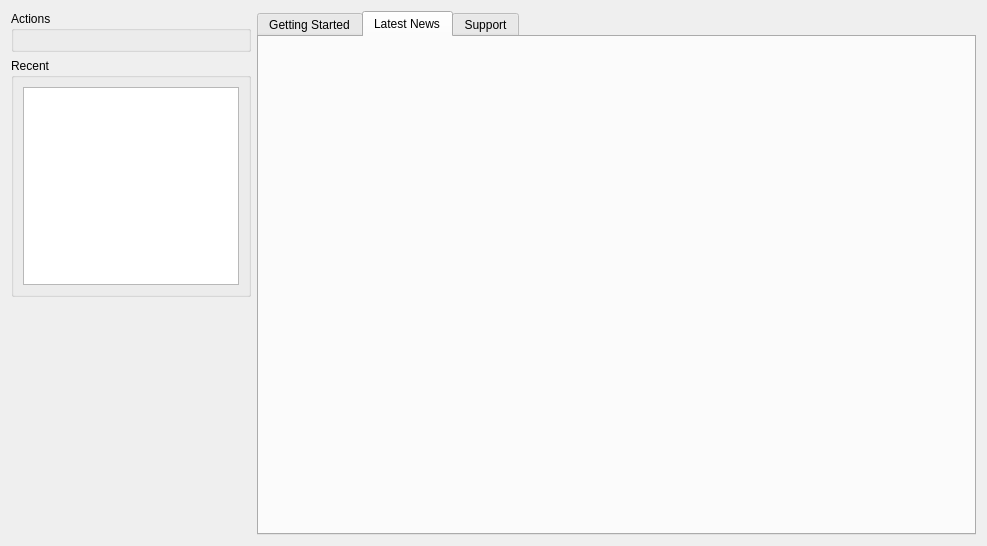
<?xml version="1.0" encoding="UTF-8"?>
<ui version="4.0">
 <class>Plugins::Welcome::WelcomeWidget</class>
 <widget class="QWidget" name="Plugins::Welcome::WelcomeWidget">
  <property name="geometry">
   <rect>
    <x>0</x>
    <y>0</y>
    <width>987</width>
    <height>546</height>
   </rect>
  </property>
  <property name="windowTitle">
   <string>Welcome</string>
  </property>
  <layout class="QGridLayout" name="gridLayout_2" columnstretch="1,3">
   <item row="0" column="0">
    <layout class="QVBoxLayout" name="verticalLayout_11">
     <item>
      <widget class="QGroupBox" name="grpActions">
       <property name="title">
        <string>Actions</string>
       </property>
       <property name="flat">
        <bool>true</bool>
       </property>
       <layout class="QVBoxLayout" name="verticalLayout">
        <property name="spacing">
         <number>0</number>
        </property>
       </layout>
      </widget>
     </item>
     <item>
      <widget class="QGroupBox" name="grpRecent">
       <property name="title">
        <string>Recent </string>
       </property>
       <property name="flat">
        <bool>true</bool>
       </property>
       <layout class="QVBoxLayout" name="verticalLayout_6">
        <property name="spacing">
         <number>0</number>
        </property>
        <item>
         <widget class="QListWidget" name="lstRecent">
          <property name="editTriggers">
           <set>QAbstractItemView::NoEditTriggers</set>
          </property>
          <property name="showDropIndicator" stdset="0">
           <bool>false</bool>
          </property>
         </widget>
        </item>
       </layout>
      </widget>
     </item>
     <item>
      <spacer name="verticalSpacer_4">
       <property name="orientation">
        <enum>Qt::Vertical</enum>
       </property>
       <property name="sizeHint" stdset="0">
        <size>
         <width>20</width>
         <height>40</height>
        </size>
       </property>
      </spacer>
     </item>
    </layout>
   </item>
   <item row="0" column="1">
    <widget class="QTabWidget" name="tabWidget">
     <property name="currentIndex">
      <number>1</number>
     </property>
     <widget class="QWidget" name="tabGettingStarted">
      <attribute name="title">
       <string>Getting Started</string>
      </attribute>
      <layout class="QGridLayout" name="gridLayout">
       <item row="0" column="0">
        <layout class="QVBoxLayout" name="verticalLayout_10">
         <item>
          <widget class="QGroupBox" name="grpTutorials">
           <property name="title">
            <string>Tutorials</string>
           </property>
           <property name="flat">
            <bool>true</bool>
           </property>
           <layout class="QVBoxLayout" name="verticalLayout_2">
            <property name="spacing">
             <number>0</number>
            </property>
           </layout>
          </widget>
         </item>
         <item>
          <widget class="QGroupBox" name="grpExamples">
           <property name="title">
            <string>Examples</string>
           </property>
           <property name="flat">
            <bool>true</bool>
           </property>
           <layout class="QVBoxLayout" name="verticalLayout_5">
            <property name="spacing">
             <number>0</number>
            </property>
           </layout>
          </widget>
         </item>
         <item>
          <spacer name="verticalSpacer_3">
           <property name="orientation">
            <enum>Qt::Vertical</enum>
           </property>
           <property name="sizeHint" stdset="0">
            <size>
             <width>20</width>
             <height>40</height>
            </size>
           </property>
          </spacer>
         </item>
        </layout>
       </item>
       <item row="0" column="1">
        <layout class="QVBoxLayout" name="verticalLayout_9">
         <item>
          <widget class="QGroupBox" name="grpTip">
           <property name="title">
            <string>Tips &amp;&amp; Tricks</string>
           </property>
           <property name="flat">
            <bool>true</bool>
           </property>
           <layout class="QVBoxLayout" name="verticalLayout_4">
            <item>
             <widget class="QLabel" name="lblTip">
              <property name="text">
               <string/>
              </property>
              <property name="alignment">
               <set>Qt::AlignLeading|Qt::AlignLeft|Qt::AlignTop</set>
              </property>
              <property name="wordWrap">
               <bool>true</bool>
              </property>
             </widget>
            </item>
            <item>
             <layout class="QHBoxLayout" name="horizontalLayout">
              <property name="spacing">
               <number>0</number>
              </property>
              <item>
               <spacer name="horizontalSpacer">
                <property name="orientation">
                 <enum>Qt::Horizontal</enum>
                </property>
                <property name="sizeHint" stdset="0">
                 <size>
                  <width>40</width>
                  <height>20</height>
                 </size>
                </property>
               </spacer>
              </item>
              <item>
               <widget class="QToolButton" name="btnTipPrevious">
                <property name="text">
                 <string>Previous</string>
                </property>
                <property name="icon">
                 <iconset resource="Resources/Resources.qrc">
                  <normaloff>:/Welcome/previous.svg</normaloff>:/Welcome/previous.svg</iconset>
                </property>
                <property name="autoRaise">
                 <bool>true</bool>
                </property>
               </widget>
              </item>
              <item>
               <widget class="QToolButton" name="btnTipNext">
                <property name="text">
                 <string>Next</string>
                </property>
                <property name="icon">
                 <iconset resource="Resources/Resources.qrc">
                  <normaloff>:/Welcome/next.svg</normaloff>:/Welcome/next.svg</iconset>
                </property>
                <property name="autoRaise">
                 <bool>true</bool>
                </property>
               </widget>
              </item>
             </layout>
            </item>
           </layout>
          </widget>
         </item>
         <item>
          <spacer name="verticalSpacer_2">
           <property name="orientation">
            <enum>Qt::Vertical</enum>
           </property>
           <property name="sizeHint" stdset="0">
            <size>
             <width>20</width>
             <height>40</height>
            </size>
           </property>
          </spacer>
         </item>
        </layout>
       </item>
      </layout>
     </widget>
     <widget class="QWidget" name="tabNews">
      <attribute name="title">
       <string>Latest News</string>
      </attribute>
      <layout class="QVBoxLayout" name="layNews">
       <property name="margin">
        <number>0</number>
       </property>
      </layout>
     </widget>
     <widget class="QWidget" name="tabSupport">
      <attribute name="title">
       <string>Support</string>
      </attribute>
      <layout class="QGridLayout" name="gridLayout_3">
       <item row="0" column="0">
        <layout class="QVBoxLayout" name="verticalLayout_7">
         <item>
          <widget class="QGroupBox" name="grpSupport">
           <property name="title">
            <string>Support</string>
           </property>
           <property name="flat">
            <bool>true</bool>
           </property>
           <layout class="QVBoxLayout" name="verticalLayout_3">
            <property name="spacing">
             <number>0</number>
            </property>
           </layout>
          </widget>
         </item>
         <item>
          <spacer name="verticalSpacer">
           <property name="orientation">
            <enum>Qt::Vertical</enum>
           </property>
           <property name="sizeHint" stdset="0">
            <size>
             <width>20</width>
             <height>40</height>
            </size>
           </property>
          </spacer>
         </item>
        </layout>
       </item>
       <item row="0" column="1">
        <layout class="QVBoxLayout" name="verticalLayout_8">
         <item>
          <spacer name="verticalSpacer_5">
           <property name="orientation">
            <enum>Qt::Vertical</enum>
           </property>
           <property name="sizeHint" stdset="0">
            <size>
             <width>20</width>
             <height>40</height>
            </size>
           </property>
          </spacer>
         </item>
        </layout>
       </item>
      </layout>
     </widget>
    </widget>
   </item>
  </layout>
 </widget>
 <resources>
  <include location="Resources/Resources.qrc"/>
 </resources>
 <connections/>
</ui>
